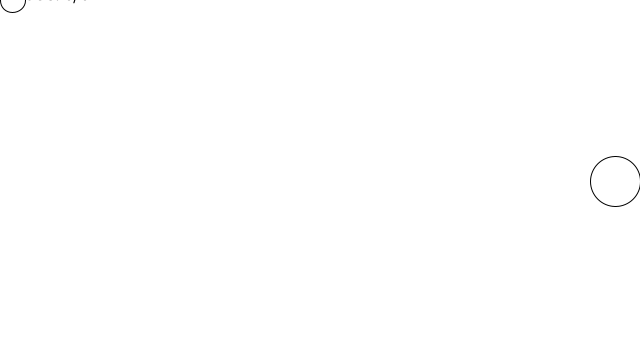
Frame 1 (no input)
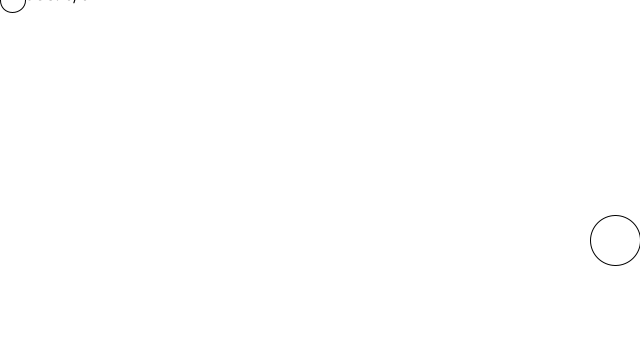
Frame 60 (the mouse pressed at the canvas centre just before this capture)
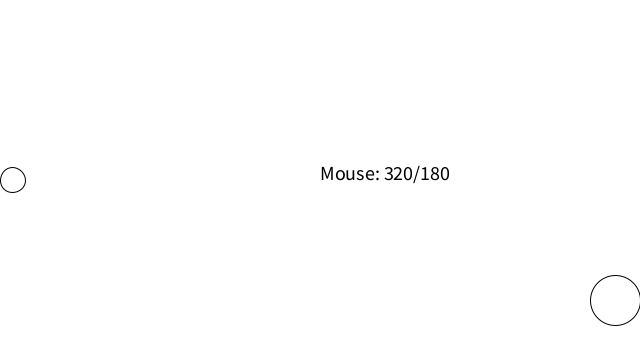
Frame 120 (the mouse held since frame 60 and released just before this capture)

The Processing sketch that drew these frames (run headless with seeded random() and noise(); from frame 60 on, the mouse is pressed at the canvas centre):

// Processing sketch: shoot_ball_kostra_after
// ── shoot_ball_kostra_after.pde
// Hlavni program - jednoducha hra (hitball)
// Procesing prednaska - Tvoje první hra
// Adam Ferencz 25.5. 2018
// Upraveno na kostru 29.9. 2019

// DATA - potrebne globalni promenne
float targetX;                                      // X-ova souradnice cile
float targetY;                                      // Y-ova souradnice cile
float targetD;                                      // prumer cile
float targetYSpeed;                                 // rychlost cile

float ballX;                                        // X-ova souradnice mice
float ballY;                                        // Y-ova souradnice mice
float ballD;                                        // prumer mice
float ballXSpeed;                                   // rychlost mice
boolean flying;
         
                                                    
/* Funkce pripravy
 * Zde se nastavuje pocatecni stav programu.
 */
void setup(){
  size(640,360);                                    // nastaveni velikosti okna
 
  targetD = 50;                                     // velikost cile
  targetX = width - targetD/2;                      // X-ova souradnice targetu se nastavi tesne vlevo
  targetY = height/2;                               // target zacne uprostred
  targetYSpeed = 1;                                 // rychlost targetu
 
  ballD = 25;                                       // nastavim velikost mice
  ballX = ballD/2;                                  // X-ova pozice se nastavi tesne vlevo
  ballY = height/2;                                 // mic zacne uprostred
  ballXSpeed = 5;                                   // rychlost mice7
  
  flying = false;

}


/* Funkce vykreslovani
 * Funkce se cyklicky opakuje 60x za sekuncy (FPS).
 * V kazdem cyklu si funkce vypocita potrebne udaje a vykresli scenu.
 * Funkci jsme pomyslne rozdelili na vypocetni LOGIC a kreslivi DRAW sekci.
 */
void draw(){ 
  // LOGIC SECTON -------------------------------------------------------------------------------------------------------------------
  targetY = targetY + targetYSpeed;
  
  
  
  if(targetY > height || targetY < 0){
    targetYSpeed = targetYSpeed * -1;
  }
  
  if ( flying ){
    ballX += ballXSpeed;
  } else {
    ballY = mouseY; 
  }
  
  if (ballX > width){
    flying = false;
    ballX = 0; 
  }
  
  float d = dist(ballX, ballY, targetX, targetY);
  if(d < (ballD/2+targetD/2)){
   print("Trefa"); 
   ballX = 0;
   flying = false;
  }
  
  // DRAW SECTION -------------------------------------------------------------------------------------------------------------------

  
  
  background(255);                                  // reset obrazu
  fill(0);
  textSize(20);
  text("Mouse: " + mouseX + "/" + mouseY,mouseX,mouseY);
  
  fill(255);                                        // barva vyplne kruhu
  //START HERE - dopln promenne, tak aby se vykreslil target a ball
  ellipse(ballX, ballY, ballD, ballD);         // vykreslim target
  ellipse(targetX, targetY, targetD, targetD);                 // vykreslim ball
  
}


/* Funkce detekce stisku libovolneho tlacitka
 * Po stisknuti libovoln0ho tlacitka se vykona to co je ve funkci.
 */
void keyPressed(){                                  // detekce stisknuti libovolneho tlacitka
   flying = true;
}
